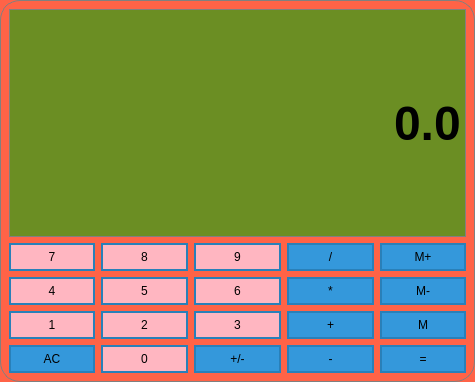
<?xml version="1.0" encoding="UTF-8"?>
<ui version="4.0">
 <class>MainWindow</class>
 <widget class="QMainWindow" name="MainWindow">
  <property name="geometry">
   <rect>
    <x>0</x>
    <y>0</y>
    <width>475</width>
    <height>382</height>
   </rect>
  </property>
  <property name="windowTitle">
   <string>MainWindow</string>
  </property>
  <property name="styleSheet">
   <string notr="true">QMainWindow {
	 border-radius: 20px;
	background-color: #FF6347;
	border: 1px solid gray;
	padding: 5px;
	
}</string>
  </property>
  <widget class="QWidget" name="centralwidget">
   <layout class="QGridLayout" name="gridLayout">
    <item row="2" column="2">
     <widget class="QPushButton" name="Button6">
      <property name="sizePolicy">
       <sizepolicy hsizetype="Preferred" vsizetype="Preferred">
        <horstretch>0</horstretch>
        <verstretch>0</verstretch>
       </sizepolicy>
      </property>
      <property name="styleSheet">
       <string notr="true">QPushButton {
    border-radius: 15px; 
    background-color: #FFB6C1;
    color: #000000;
    padding: 5px;
    border: 2px solid #2980b9;
}

QPushButton:pressed {
    border-radius: 15px;
    background-color: #FF1493;
    color: #000000;
    padding: 5px;
    border: 2px solid #2980b9;
}</string>
      </property>
      <property name="text">
       <string>6</string>
      </property>
     </widget>
    </item>
    <item row="3" column="2">
     <widget class="QPushButton" name="Button3">
      <property name="sizePolicy">
       <sizepolicy hsizetype="Preferred" vsizetype="Preferred">
        <horstretch>0</horstretch>
        <verstretch>0</verstretch>
       </sizepolicy>
      </property>
      <property name="styleSheet">
       <string notr="true">QPushButton {
    border-radius: 15px; 
    background-color: #FFB6C1;
    color: #000000;
    padding: 5px;
    border: 2px solid #2980b9;
}

QPushButton:pressed {
    border-radius: 15px;
    background-color: #FF1493;
    color: #000000;
    padding: 5px;
    border: 2px solid #2980b9;
}</string>
      </property>
      <property name="text">
       <string>3</string>
      </property>
     </widget>
    </item>
    <item row="1" column="1">
     <widget class="QPushButton" name="Button8">
      <property name="sizePolicy">
       <sizepolicy hsizetype="Preferred" vsizetype="Preferred">
        <horstretch>0</horstretch>
        <verstretch>0</verstretch>
       </sizepolicy>
      </property>
      <property name="styleSheet">
       <string notr="true">QPushButton {
    border-radius: 15px; 
    background-color: #FFB6C1;
    color: #000000;
    padding: 5px;
    border: 2px solid #2980b9;
}

QPushButton:pressed {
    border-radius: 15px;
    background-color: #FF1493;
    color: #000000;
    padding: 5px;
    border: 2px solid #2980b9;
}</string>
      </property>
      <property name="text">
       <string>8</string>
      </property>
     </widget>
    </item>
    <item row="1" column="4">
     <widget class="QPushButton" name="MemAdd">
      <property name="sizePolicy">
       <sizepolicy hsizetype="Preferred" vsizetype="Preferred">
        <horstretch>0</horstretch>
        <verstretch>0</verstretch>
       </sizepolicy>
      </property>
      <property name="styleSheet">
       <string notr="true">QPushButton {
    border-radius: 15px; 
    background-color: #3498db;
    color: #000000;
    padding: 5px;
    border: 2px solid #2980b9;
}

QPushButton:pressed {
    border-radius: 15px;
    background-color: #FF1493;
    color: #000000;
    padding: 5px;
    border: 2px solid #2980b9;
}</string>
      </property>
      <property name="text">
       <string>M+</string>
      </property>
     </widget>
    </item>
    <item row="3" column="0">
     <widget class="QPushButton" name="Button1">
      <property name="sizePolicy">
       <sizepolicy hsizetype="Preferred" vsizetype="Preferred">
        <horstretch>0</horstretch>
        <verstretch>0</verstretch>
       </sizepolicy>
      </property>
      <property name="styleSheet">
       <string notr="true">QPushButton {
    border-radius: 15px; 
    background-color: #FFB6C1;
    color: #000000;
    padding: 5px;
    border: 2px solid #2980b9;
}

QPushButton:pressed {
    border-radius: 15px;
    background-color: #FF1493;
    color: #000000;
    padding: 5px;
    border: 2px solid #2980b9;
}</string>
      </property>
      <property name="text">
       <string>1</string>
      </property>
     </widget>
    </item>
    <item row="2" column="1">
     <widget class="QPushButton" name="Button5">
      <property name="sizePolicy">
       <sizepolicy hsizetype="Preferred" vsizetype="Preferred">
        <horstretch>0</horstretch>
        <verstretch>0</verstretch>
       </sizepolicy>
      </property>
      <property name="styleSheet">
       <string notr="true">QPushButton {
    border-radius: 15px; 
    background-color: #FFB6C1;
    color: #000000;
    padding: 5px;
    border: 2px solid #2980b9;
}

QPushButton:pressed {
    border-radius: 15px;
    background-color: #FF1493;
    color: #000000;
    padding: 5px;
    border: 2px solid #2980b9;
}</string>
      </property>
      <property name="text">
       <string>5</string>
      </property>
     </widget>
    </item>
    <item row="3" column="3">
     <widget class="QPushButton" name="Add">
      <property name="sizePolicy">
       <sizepolicy hsizetype="Preferred" vsizetype="Preferred">
        <horstretch>0</horstretch>
        <verstretch>0</verstretch>
       </sizepolicy>
      </property>
      <property name="styleSheet">
       <string notr="true">QPushButton {
    border-radius: 15px; 
    background-color: #3498db;
    color: #000000;
    padding: 5px;
    border: 2px solid #2980b9;
}

QPushButton:pressed {
    border-radius: 15px;
    background-color: #FF1493;
    color: #000000;
    padding: 5px;
    border: 2px solid #2980b9;
}</string>
      </property>
      <property name="text">
       <string>+</string>
      </property>
     </widget>
    </item>
    <item row="3" column="4">
     <widget class="QPushButton" name="MemGet">
      <property name="sizePolicy">
       <sizepolicy hsizetype="Preferred" vsizetype="Preferred">
        <horstretch>0</horstretch>
        <verstretch>0</verstretch>
       </sizepolicy>
      </property>
      <property name="styleSheet">
       <string notr="true">QPushButton {
    border-radius: 15px; 
    background-color: #3498db;
    color: #000000;
    padding: 5px;
    border: 2px solid #2980b9;
}

QPushButton:pressed {
    border-radius: 15px;
    background-color: #FF1493;
    color: #000000;
    padding: 5px;
    border: 2px solid #2980b9;
}</string>
      </property>
      <property name="text">
       <string>M</string>
      </property>
     </widget>
    </item>
    <item row="2" column="3">
     <widget class="QPushButton" name="Multiply">
      <property name="sizePolicy">
       <sizepolicy hsizetype="Preferred" vsizetype="Preferred">
        <horstretch>0</horstretch>
        <verstretch>0</verstretch>
       </sizepolicy>
      </property>
      <property name="styleSheet">
       <string notr="true">QPushButton {
    border-radius: 15px; 
    background-color: #3498db;
    color: #000000;
    padding: 5px;
    border: 2px solid #2980b9;
}

QPushButton:pressed {
    border-radius: 15px;
    background-color: #FF1493;
    color: #000000;
    padding: 5px;
    border: 2px solid #2980b9;
}</string>
      </property>
      <property name="text">
       <string>*</string>
      </property>
     </widget>
    </item>
    <item row="1" column="2">
     <widget class="QPushButton" name="Button9">
      <property name="sizePolicy">
       <sizepolicy hsizetype="Preferred" vsizetype="Preferred">
        <horstretch>0</horstretch>
        <verstretch>0</verstretch>
       </sizepolicy>
      </property>
      <property name="styleSheet">
       <string notr="true">QPushButton {
    border-radius: 15px; 
    background-color: #FFB6C1;
    color: #000000;
    padding: 5px;
    border: 2px solid #2980b9;
}

QPushButton:pressed {
    border-radius: 15px;
    background-color: #FF1493;
    color: #000000;
    padding: 5px;
    border: 2px solid #2980b9;
}</string>
      </property>
      <property name="text">
       <string>9</string>
      </property>
     </widget>
    </item>
    <item row="2" column="0">
     <widget class="QPushButton" name="Button4">
      <property name="sizePolicy">
       <sizepolicy hsizetype="Preferred" vsizetype="Preferred">
        <horstretch>0</horstretch>
        <verstretch>0</verstretch>
       </sizepolicy>
      </property>
      <property name="styleSheet">
       <string notr="true">QPushButton {
    border-radius: 15px; 
    background-color: #FFB6C1;
    color: #000000;
    padding: 5px;
    border: 2px solid #2980b9;
}

QPushButton:pressed {
    border-radius: 15px;
    background-color: #FF1493;
    color: #000000;
    padding: 5px;
    border: 2px solid #2980b9;
}</string>
      </property>
      <property name="text">
       <string>4</string>
      </property>
     </widget>
    </item>
    <item row="2" column="4">
     <widget class="QPushButton" name="MemClear">
      <property name="sizePolicy">
       <sizepolicy hsizetype="Preferred" vsizetype="Preferred">
        <horstretch>0</horstretch>
        <verstretch>0</verstretch>
       </sizepolicy>
      </property>
      <property name="styleSheet">
       <string notr="true">QPushButton {
    border-radius: 15px; 
    background-color: #3498db;
    color: #000000;
    padding: 5px;
    border: 2px solid #2980b9;
}

QPushButton:pressed {
    border-radius: 15px;
    background-color: #FF1493;
    color: #000000;
    padding: 5px;
    border: 2px solid #2980b9;
}</string>
      </property>
      <property name="text">
       <string>M-</string>
      </property>
     </widget>
    </item>
    <item row="1" column="0">
     <widget class="QPushButton" name="Button7">
      <property name="sizePolicy">
       <sizepolicy hsizetype="Preferred" vsizetype="Preferred">
        <horstretch>0</horstretch>
        <verstretch>0</verstretch>
       </sizepolicy>
      </property>
      <property name="styleSheet">
       <string notr="true">QPushButton {
    border-radius: 15px; 
    background-color: #FFB6C1;
    color: #000000;
    padding: 5px;
    border: 2px solid #2980b9;
}

QPushButton:pressed {
    border-radius: 15px;
    background-color: #FF1493;
    color: #000000;
    padding: 5px;
    border: 2px solid #2980b9;
}</string>
      </property>
      <property name="text">
       <string>7</string>
      </property>
     </widget>
    </item>
    <item row="1" column="3">
     <widget class="QPushButton" name="Divide">
      <property name="sizePolicy">
       <sizepolicy hsizetype="Preferred" vsizetype="Preferred">
        <horstretch>0</horstretch>
        <verstretch>0</verstretch>
       </sizepolicy>
      </property>
      <property name="styleSheet">
       <string notr="true">QPushButton {
    border-radius: 15px; 
    background-color: #3498db;
    color: #000000;
    padding: 5px;
    border: 2px solid #2980b9;
}

QPushButton:pressed {
    border-radius: 15px;
    background-color: #FF1493;
    color: #000000;
    padding: 5px;
    border: 2px solid #2980b9;
}</string>
      </property>
      <property name="text">
       <string>/</string>
      </property>
     </widget>
    </item>
    <item row="3" column="1">
     <widget class="QPushButton" name="Button2">
      <property name="sizePolicy">
       <sizepolicy hsizetype="Preferred" vsizetype="Preferred">
        <horstretch>0</horstretch>
        <verstretch>0</verstretch>
       </sizepolicy>
      </property>
      <property name="styleSheet">
       <string notr="true">QPushButton {
    border-radius: 15px; 
    background-color: #FFB6C1;
    color: #000000;
    padding: 5px;
    border: 2px solid #2980b9;
}

QPushButton:pressed {
    border-radius: 15px;
    background-color: #FF1493;
    color: #000000;
    padding: 5px;
    border: 2px solid #2980b9;
}</string>
      </property>
      <property name="text">
       <string>2</string>
      </property>
     </widget>
    </item>
    <item row="4" column="0">
     <widget class="QPushButton" name="Clear">
      <property name="sizePolicy">
       <sizepolicy hsizetype="Preferred" vsizetype="Preferred">
        <horstretch>0</horstretch>
        <verstretch>0</verstretch>
       </sizepolicy>
      </property>
      <property name="styleSheet">
       <string notr="true">QPushButton {
    border-radius: 15px; 
    background-color: #3498db;
    color: #000000;
    padding: 5px;
    border: 2px solid #2980b9;
}

QPushButton:pressed {
    border-radius: 15px;
    background-color: #FF1493;
    color: #000000;
    padding: 5px;
    border: 2px solid #2980b9;
}</string>
      </property>
      <property name="text">
       <string>AC</string>
      </property>
     </widget>
    </item>
    <item row="4" column="1">
     <widget class="QPushButton" name="Button0">
      <property name="sizePolicy">
       <sizepolicy hsizetype="Preferred" vsizetype="Preferred">
        <horstretch>0</horstretch>
        <verstretch>0</verstretch>
       </sizepolicy>
      </property>
      <property name="styleSheet">
       <string notr="true">QPushButton {
    border-radius: 15px; 
    background-color: #FFB6C1;
    color: #000000;
    padding: 5px;
    border: 2px solid #2980b9;
}

QPushButton:pressed {
    border-radius: 15px;
    background-color: #FF1493;
    color: #000000;
    padding: 5px;
    border: 2px solid #2980b9;
}</string>
      </property>
      <property name="text">
       <string>0</string>
      </property>
     </widget>
    </item>
    <item row="4" column="2">
     <widget class="QPushButton" name="ChangeSign">
      <property name="sizePolicy">
       <sizepolicy hsizetype="Preferred" vsizetype="Preferred">
        <horstretch>0</horstretch>
        <verstretch>0</verstretch>
       </sizepolicy>
      </property>
      <property name="styleSheet">
       <string notr="true">QPushButton {
    border-radius: 15px; 
    background-color: #3498db;
    color: #000000;
    padding: 5px;
    border: 2px solid #2980b9;
}

QPushButton:pressed {
    border-radius: 15px;
    background-color: #FF1493;
    color: #000000;
    padding: 5px;
    border: 2px solid #2980b9;
}</string>
      </property>
      <property name="text">
       <string>+/-</string>
      </property>
     </widget>
    </item>
    <item row="4" column="3">
     <widget class="QPushButton" name="Subtract">
      <property name="sizePolicy">
       <sizepolicy hsizetype="Preferred" vsizetype="Preferred">
        <horstretch>0</horstretch>
        <verstretch>0</verstretch>
       </sizepolicy>
      </property>
      <property name="styleSheet">
       <string notr="true">QPushButton {
    border-radius: 15px; 
    background-color: #3498db;
    color: #000000;
    padding: 5px;
    border: 2px solid #2980b9;
}

QPushButton:pressed {
    border-radius: 15px;
    background-color: #FF1493;
    color: #000000;
    padding: 5px;
    border: 2px solid #2980b9;
}</string>
      </property>
      <property name="text">
       <string>-</string>
      </property>
     </widget>
    </item>
    <item row="4" column="4">
     <widget class="QPushButton" name="Equals">
      <property name="sizePolicy">
       <sizepolicy hsizetype="Preferred" vsizetype="Preferred">
        <horstretch>0</horstretch>
        <verstretch>0</verstretch>
       </sizepolicy>
      </property>
      <property name="styleSheet">
       <string notr="true">QPushButton {
    border-radius: 15px; 
    background-color: #3498db;
    color: #000000;
    padding: 5px;
    border: 2px solid #2980b9;
}

QPushButton:pressed {
    border-radius: 15px;
    background-color: #FF1493;
    color: #000000;
    padding: 5px;
    border: 2px solid #2980b9;
}</string>
      </property>
      <property name="text">
       <string>=</string>
      </property>
     </widget>
    </item>
    <item row="0" column="0" colspan="5">
     <widget class="QLineEdit" name="Display">
      <property name="sizePolicy">
       <sizepolicy hsizetype="Preferred" vsizetype="Expanding">
        <horstretch>0</horstretch>
        <verstretch>0</verstretch>
       </sizepolicy>
      </property>
      <property name="font">
       <font>
        <family>Arial</family>
        <pointsize>36</pointsize>
        <bold>true</bold>
       </font>
      </property>
      <property name="styleSheet">
       <string notr="true">QLineEdit {
	background-color: #6B8E23;
	border: 1px solid gray;
	color: #000000;
}</string>
      </property>
      <property name="text">
       <string>0.0</string>
      </property>
      <property name="alignment">
       <set>Qt::AlignmentFlag::AlignRight|Qt::AlignmentFlag::AlignTrailing|Qt::AlignmentFlag::AlignVCenter</set>
      </property>
     </widget>
    </item>
   </layout>
  </widget>
 </widget>
 <resources/>
 <connections/>
</ui>
